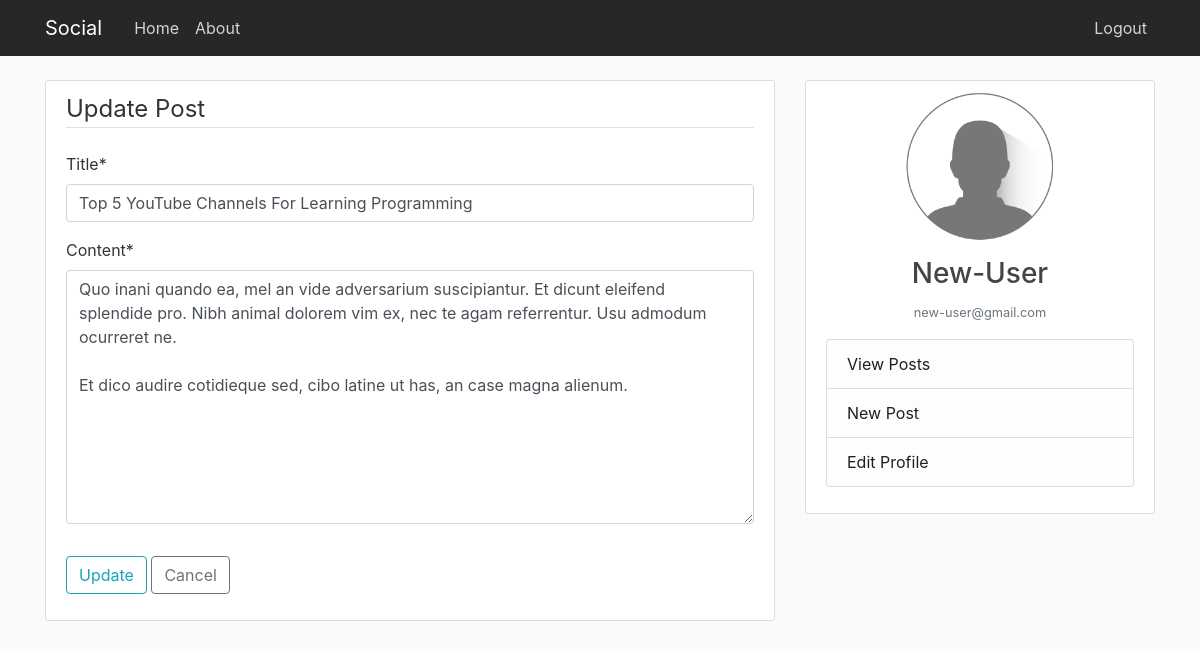
Screenshot of /post/81/update (signed in) with the database file from the repository.
### main/models.py (models this page shows, shortened)
class Post(models.Model):
    title = models.CharField(max_length=200)
    content = models.TextField()
    date = models.DateTimeField(default=timezone.now)
    author = models.ForeignKey(User, on_delete=models.CASCADE)

### users/models.py (models this page shows, shortened)
class profile(models.Model):
    user = models.OneToOneField(User, on_delete=models.CASCADE)
    image = models.ImageField(default='default.png', upload_to='profile_pics')

### main/views.py (the view, shortened to what this page needs)
# urls.py: path('post/<int:pk>/update', PostUpdateView.as_view(), name='update'),
class PostUpdateView(LoginRequiredMixin, UserPassesTestMixin, UpdateView):
    model = Post
    fields = ['title', 'content']
    template_name = 'main/update.html'
    def test_func(self):
        post = self.get_object()
        if self.request.user == post.author:
            return True
        else:
            return False

### main/templates/main/update.html (shortened to what this page needs)
{%extends "main/base.html"%}
{% load crispy_forms_tags %}
{%block content%}
<div class="content-section">
    <form method="POST">
        <fieldset class="form-group">
            <legend class="border-bottom mb-4">Update Post</legend>
            {{ form|crispy }}
        </fieldset>
        <div class="form-group">
            <button class="btn btn-outline-info" type="submit">Update</button>
            <a class="btn btn-outline-secondary" href="{% url 'detail' object.id %}">Cancel</a>
        </div>
    </form>
</div>
{%endblock%}

### main/templates/main/base.html (shortened to what this page needs)
{%load static%}
<!doctype html>
<html lang="en">
  <head>
    <link rel="stylesheet" href="https://maxcdn.bootstrapcdn.com/bootstrap/4.0.0/css/bootstrap.min.css">
    <link rel="stylesheet" type="text/css" href="{% static 'main/style.css' %}">
  </head>
    <body>
      <header class="site-header">
        <nav class="navbar navbar-expand-md navbar-dark bg-steel fixed-top" style="background-color: rgb(39, 39, 39) ">
          <div class="container">
            <a class="navbar-brand mr-4" href="{% url 'home' %}">Social</a>
            <div class="collapse navbar-collapse" id="navbarToggle">
              <div class="navbar-nav mr-auto">
                <a class="nav-item nav-link" href="{% url 'home' %}">Home</a>
                <a class="nav-item nav-link" href="{% url 'about' %}">About</a>
              </div>
              <div class="navbar-nav">
                {% if user.is_authenticated %}
                  <a class="nav-item nav-link" href="{% url 'logout' %}">Logout</a>
                {% else %}
                  <a class="nav-item nav-link" href="{% url 'register' %}">Register</a>
                  <a class="nav-item nav-link" href="{% url 'login' %}">Login</a>
                {% endif %}
              </div>
            </div>
          </div>
        </nav>
      </header>
      <main role="main" class="container">
        <div class="row">
          <div class="col-md-8">
            {% block content %}{% endblock %}
          </div>
          <div class="col-md-4">
            <div class="content-section" style="position: sticky; top: 5rem;">
                <img class="rounded-circle account-img" src="{{ user.profile.image.url }}" style="height: 150px; width: 150px; display: block; margin-left: auto; margin-right: auto;">
                <h3 style="text-align: center;">{{user}}</h3>
                <p style="text-align: center;" class="text-muted"><small>{{user.email}}</small></p>
                <ul class="list-group">
                  <li class="list-group-item list-group-item-light"><a href="{% url 'user-posts' user %}" style="color: rgb(31, 31, 31);">View Posts</a></li>
                  <li class="list-group-item list-group-item-light"><a href="{% url 'create' %}" style="color: rgb(31, 31, 31);">New Post</a></li>
                  <li class="list-group-item list-group-item-light"><a href="{% url 'profile' %}" style="color: rgb(31, 31, 31);">Edit Profile</a></li>
                </ul>
            </div>
          </div>
        </div>
      </main>
    </body>
</html>

### main/static/main/style.css (style rules this page uses)
body { background: #fafafa; color: #333333; margin-top: 5rem; }
h1, h2, h3, h4, h5, h6 { color: #444444; }
ul { margin: 0; }
.bg-steel { background-color: #5f788a; }
.site-header .navbar-nav .nav-link { color: #cbd5db; }
.content-section { background: #ffffff; padding: 10px 20px; border: 1px solid #dddddd; border-radius: 3px; margin-bottom: 20px; }
.account-img { height: 125px; width: 125px; margin-right: 20px; margin-bottom: 16px; }

### rows the page displays
Post: title "Top 5 YouTube Channels For Learning Programming", content "Quo inani quando ea, mel an vide adversarium suscipiantur. Et dicunt eleifend splendide pro. Nibh animal dolorem vim ex, nec te agam referrentur. Usu admodum ocurreret ne. Et dico audire cotidieque sed, cibo latine ut has, an case magna alienum."

### other values shown
{{ user }} "New-User"
{{ user.email }} "new-user@gmail.com"
